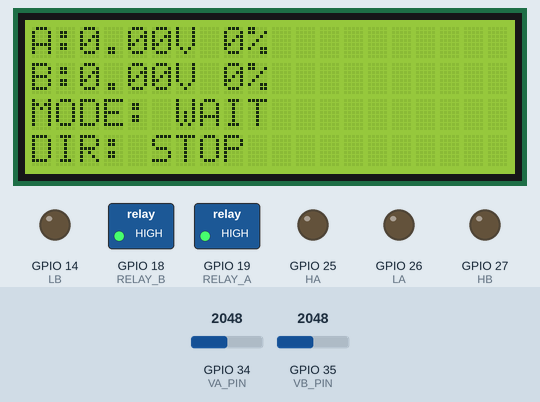
A sketch run on a simulated ESP32. Parts: 20×4 character LCD, switched loads named in the sketch (green lamp = pin HIGH), output pins drawn as LEDs (lit = HIGH). Inputs (shaded band) come from the test bench; at power-on: GPIO 34 (VA_PIN) = 2048, GPIO 35 (VB_PIN) = 2048.

Above: at 7.2 s.
7.3 s: GPIO 34 (VA_PIN) set to 2125
10.3 s: GPIO 35 (VB_PIN) set to 2178
At 10.8 s:
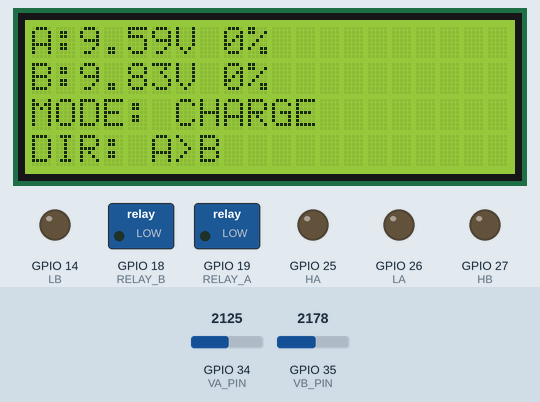
13.3 s: GPIO 35 (VB_PIN) set to 2262
At 13.8 s:
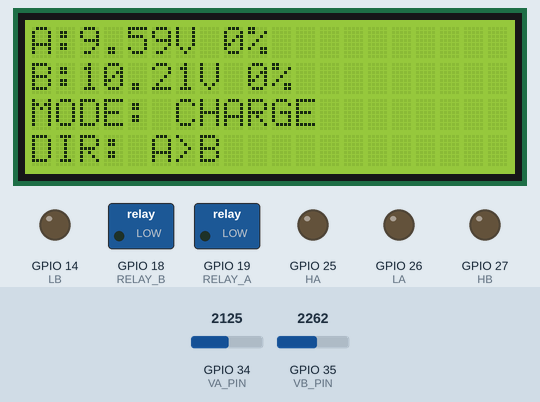
16.3 s: GPIO 34 (VA_PIN) set to 2866
At 17.1 s:
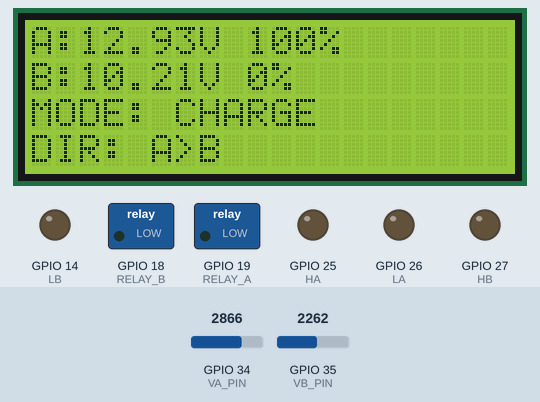
19.3 s: GPIO 35 (VB_PIN) set to 2047
At 20.3 s:
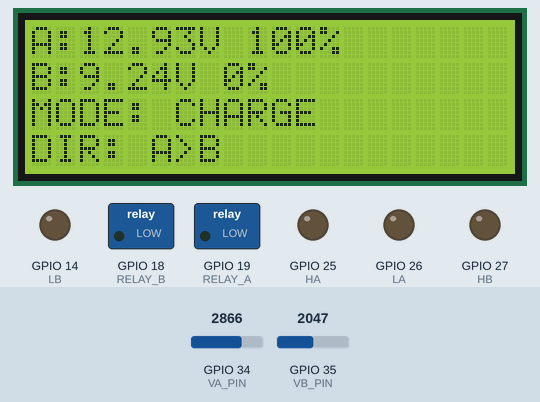
22.3 s: GPIO 34 (VA_PIN) set to 2047
At 22.8 s:
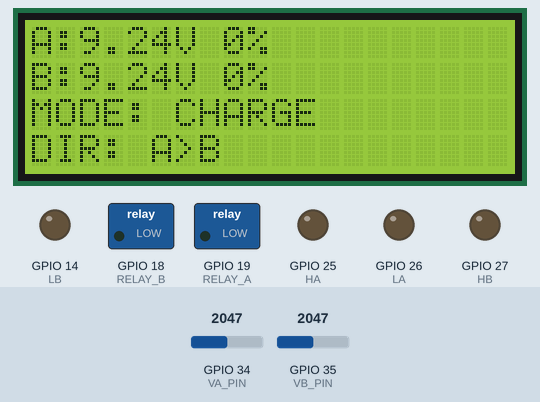
Timing chart, 0 to 25.3 s (numbered marks = the images above; inputs shaded):
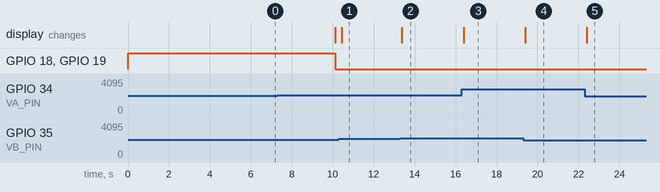

Measured:
- after the input at 13.3 s, the display: changes after 0.07 s (image 2)
- after the input at 16.3 s, the display: changes after 0.10 s (image 3)
- after the input at 19.3 s, the display: changes after 0.10 s (image 4)
- after the input at 22.3 s, the display: changes after 0.10 s (image 5)

The sketch:

V2V.ino
```cpp
#include <Arduino.h>
#include <Wire.h>
#include <LiquidCrystal_I2C.h>

LiquidCrystal_I2C lcd(0x27,20,4);

// MOSFET
#define HA 25
#define LA 26
#define HB 27
#define LB 14

// RELAY
#define RELAY_A 19
#define RELAY_B 18

#define RELAY_ON LOW
#define RELAY_OFF HIGH

// ADC
#define VA_PIN 34
#define VB_PIN 35

#define VOLT_SCALE 5.6

// SWITCHING
#define HALF_PERIOD 25
#define DEADTIME 2

// SETTINGS
const float DIFF_THRESHOLD = 0.2;
const float ZERO_THRESHOLD = 1.0;

// STATE MACHINE
int state = 0;

unsigned long stateTimer = 0;

const unsigned long WAIT_TIME = 10000;   // 10 sec
const unsigned long CHARGE_TIME = 300000; // 5 min

float VA = 0;
float VB = 0;

String direction="STOP";

// -------------------------------------------------

float readVoltage(int pin)
{
 float sum=0;

 for(int i=0;i<20;i++)
 {
  sum+=analogRead(pin);
  delayMicroseconds(200);
 }

 return (sum/20.0)*(3.3/4095.0)*VOLT_SCALE;
}

// -------------------------------------------------

int voltageToSOC(float v)
{
 float minV=10.5;
 float maxV=12.6;

 if(v<=minV) return 0;
 if(v>=maxV) return 100;

 return (int)(((v-minV)/(maxV-minV))*100.0);
}

// -------------------------------------------------

void setup()
{
 Serial.begin(115200);

 pinMode(HA,OUTPUT);
 pinMode(LA,OUTPUT);
 pinMode(HB,OUTPUT);
 pinMode(LB,OUTPUT);

 pinMode(RELAY_A,OUTPUT);
 pinMode(RELAY_B,OUTPUT);

 digitalWrite(RELAY_A,RELAY_OFF);
 digitalWrite(RELAY_B,RELAY_OFF);

 stopAll();

 lcd.init();
 lcd.backlight();

 lcd.print("DAB BALANCER");

 stateTimer = millis();
}

// -------------------------------------------------

void loop()
{

// ---------------- STATE 0 (WAIT 10 SEC) ----------------

if(state==0)
{

 digitalWrite(RELAY_A,RELAY_OFF);
 digitalWrite(RELAY_B,RELAY_OFF);

 stopAll();

 if(millis()-stateTimer>WAIT_TIME)
 {
   state=1;
   stateTimer=millis();
 }

}

// ---------------- STATE 1 (CHECK VOLTAGE) ----------------

else if(state==1)
{

 VA = readVoltage(VA_PIN);
 VB = readVoltage(VB_PIN);

 digitalWrite(RELAY_A,RELAY_ON);
 digitalWrite(RELAY_B,RELAY_ON);

 if(VA > VB + DIFF_THRESHOLD)
 direction="A>B";

 else if(VB > VA + DIFF_THRESHOLD)
 direction="B>A";

 else
 direction="STOP";

 state=2;
 stateTimer=millis();
}

// ---------------- STATE 2 (CHARGING) ----------------

else if(state==2)
{

 if(direction=="A>B")
 runBridgeA();

 else if(direction=="B>A")
 runBridgeB();

 else
 stopAll();

 // refresh voltage display
 VA = readVoltage(VA_PIN);
 VB = readVoltage(VB_PIN);

 // after 5 minutes restart check
 if(millis()-stateTimer>CHARGE_TIME)
 {
   state=1;
   stateTimer=millis();
 }

}

// LCD update
updateLCD();

}

// -------------------------------------------------

void runBridgeA()
{

 digitalWrite(HB,LOW);
 digitalWrite(LB,LOW);

 digitalWrite(HA,HIGH);
 digitalWrite(LA,LOW);
 delayMicroseconds(HALF_PERIOD-DEADTIME);

 digitalWrite(HA,LOW);
 delayMicroseconds(DEADTIME);

 digitalWrite(LA,HIGH);
 delayMicroseconds(HALF_PERIOD-DEADTIME);

 digitalWrite(LA,LOW);
 delayMicroseconds(DEADTIME);
}

// -------------------------------------------------

void runBridgeB()
{

 digitalWrite(HA,LOW);
 digitalWrite(LA,LOW);

 digitalWrite(HB,HIGH);
 digitalWrite(LB,LOW);
 delayMicroseconds(HALF_PERIOD-DEADTIME);

 digitalWrite(HB,LOW);
 delayMicroseconds(DEADTIME);

 digitalWrite(LB,HIGH);
 delayMicroseconds(HALF_PERIOD-DEADTIME);

 digitalWrite(LB,LOW);
 delayMicroseconds(DEADTIME);
}

// -------------------------------------------------

void stopAll()
{

 digitalWrite(HA,LOW);
 digitalWrite(LA,LOW);
 digitalWrite(HB,LOW);
 digitalWrite(LB,LOW);

}

// -------------------------------------------------

void updateLCD()
{

 lcd.clear();

 lcd.setCursor(0,0);
 lcd.print("A:");
 lcd.print(VA,2);
 lcd.print("V ");
 lcd.print(voltageToSOC(VA));
 lcd.print("%");

 lcd.setCursor(0,1);
 lcd.print("B:");
 lcd.print(VB,2);
 lcd.print("V ");
 lcd.print(voltageToSOC(VB));
 lcd.print("%");

 lcd.setCursor(0,2);

 if(state==0)
 lcd.print("MODE: WAIT");

 else if(state==1)
 lcd.print("MODE: CHECK");

 else
 lcd.print("MODE: CHARGE");

 lcd.setCursor(0,3);
 lcd.print("DIR: ");
 lcd.print(direction);
}
```
